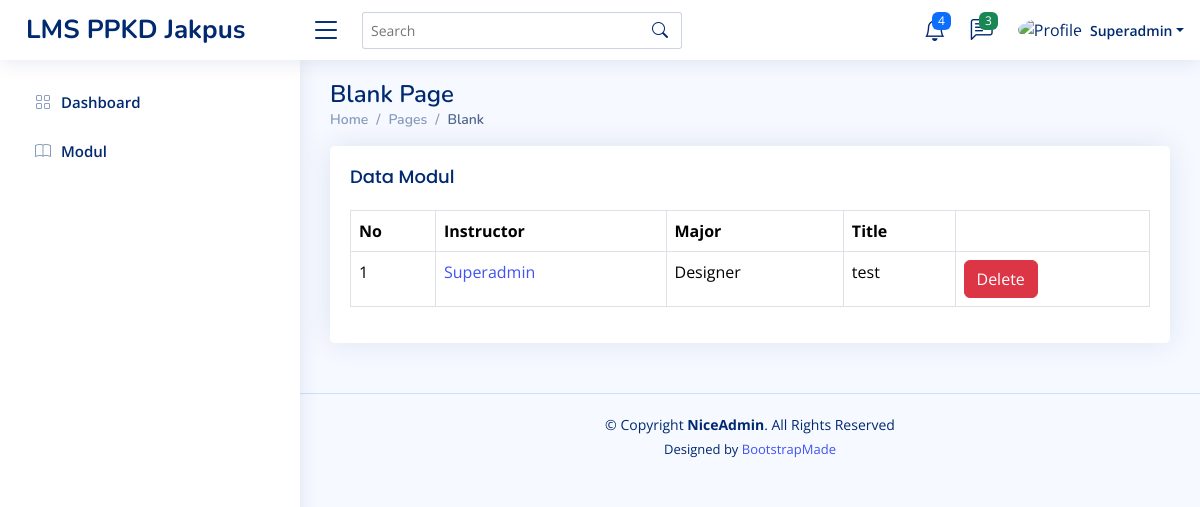
The app's page /home.php?page=moduls (signed in) with its own data.
### tables this page shows
CREATE TABLE `menus` (
  `id` int(11) NOT NULL,
  `parent_id` int(5) DEFAULT NULL,
  `name` varchar(256) NOT NULL,
  `icon` varchar(256) NOT NULL,
  `url` varchar(256) NOT NULL,
  `urutan` int(5) DEFAULT NULL,
  `is_active` int(1) NOT NULL,
  `created_at` timestamp NOT NULL DEFAULT current_timestamp(),
  `updated_at` timestamp NULL DEFAULT NULL ON UPDATE current_timestamp()
);

CREATE TABLE `modules` (
  `id` int(11) NOT NULL,
  `id_instructor` int(11) NOT NULL,
  `id_majors` int(11) NOT NULL,
  `name` varchar(256) NOT NULL,
  `created_at` timestamp NOT NULL DEFAULT current_timestamp(),
  `updated _at` timestamp NULL DEFAULT NULL ON UPDATE current_timestamp()
);

CREATE TABLE `instructors` (
  `id` int(11) NOT NULL,
  `id_role` int(11) NOT NULL,
  `name` varchar(256) NOT NULL,
  `gender` tinyint(1) NOT NULL,
  `education` varchar(256) NOT NULL,
  `phone` varchar(50) NOT NULL,
  `email` varchar(256) NOT NULL,
  `password` varchar(256) NOT NULL,
  `address` text NOT NULL,
  `created_at` timestamp NOT NULL DEFAULT current_timestamp(),
  `updated_at` timestamp NULL DEFAULT NULL ON UPDATE current_timestamp()
);

CREATE TABLE `majors` (
  `id` int(11) NOT NULL,
  `name` varchar(256) NOT NULL,
  `created_at` timestamp NOT NULL DEFAULT current_timestamp(),
  `updated _at` timestamp NULL DEFAULT NULL ON UPDATE current_timestamp()
);

### content/moduls.php (the view, shortened to what this page needs)
<?php
$id_user = isset($_SESSION['uuid']) ? $_SESSION['uuid'] : '';
$query = mysqli_query($conn, "SELECT majors.name as major_name,
instructors.name as instructor_name, modules.*
FROM modules
LEFT JOIN majors ON majors.id = modules.id_majors
LEFT JOIN instructors ON instructors.id = modules.id_instructor WHERE modules.id_instructor = '$id_user'
ORDER BY modules.id DESC");
$rows = mysqli_fetch_all($query, MYSQLI_ASSOC);
?>
<div class="row">
  <div class="col-12">
    <div class="card">
      <div class="card-body">
        <h5 class="card-title">Data Modul</h5>
        <div class="table-responsive">
          <table class="table table-bordered datatable">
            <thead>
              <tr>
                <th>No</th>
                <th>Instructor</th>
                <th>Major</th>
                <th>Title</th>
                <th></th>
              </tr>
            </thead>
            <tbody>
              <?php foreach ($rows as $index => $row): ?>
                <tr>
                  <td><?php echo $index += 1; ?></td>
                  <td><a href="?page=tambah-modul&detail=<?= $row['id']; ?>"><?php echo $row['instructor_name'] ?></a></td>
                  <td><?php echo $row['major_name'] ?></td>
                  <td><?php echo $row['name'] ?></td>
                  <td>
                    <a onclick="return confirm('Are you sure wanna delete this data??')"
                      href="?page=tambah-modul&delete=<?php echo $row['id'] ?>"
                      class="btn btn-danger">Delete</a>
                  </td>
                </tr>
              <?php endforeach ?>
            </tbody>
          </table>
        </div>
      </div>
    </div>
  </div>
</div>

### inc/sidebar.php
<?php
$id_role = isset($_SESSION['role']) ? $_SESSION['role'] : '';
$queryMenu = mysqli_query(
  $conn,
  "SELECT DISTINCT menus.* FROM menus
  JOIN menu_roles ON menus.id = menu_roles.id_menu
  JOIN roles ON roles.id = menu_roles.id_role
  WHERE
  menu_roles.id_role = '$id_role'
  AND (parent_id = 0 OR parent_id = '')
  ORDER BY urutan ASC"
);
$rowsMenu = mysqli_fetch_all($queryMenu, MYSQLI_ASSOC);
?>
<aside id="sidebar" class="sidebar">
  <ul class="sidebar-nav" id="sidebar-nav">
    <?php foreach ($rowsMenu as $mainMenu): ?>
      <?php
      $id_menu = $mainMenu['id'];
      $querySubMenu = mysqli_query($conn, "SELECT DISTINCT menus.* FROM
      menus
      JOIN menu_roles ON menus.id = menu_roles.id_menu
      JOIN roles ON roles.id = menu_roles.id_role
      WHERE
      menu_roles.id_role = '$id_role'
      AND parent_id = '$id_menu' ORDER BY urutan ASC");
      $rowsSubMenu = mysqli_fetch_all($querySubMenu, MYSQLI_ASSOC);
      ?>
      <?php if (mysqli_num_rows($querySubMenu) > 0): ?>
        <li class="nav-item">
          <a class="nav-link collapsed" data-bs-target="#menu-<?= $mainMenu['id'] ?>" data-bs-toggle="collapse" href="#">
            <i class="<?= $mainMenu['icon']; ?>"></i><span><?= $mainMenu['name']; ?></span><i class="bi bi-chevron-down ms-auto"></i>
          </a>
          <ul id="menu-<?= $mainMenu['id'] ?>" class="nav-content collapse " data-bs-parent="#sidebar-nav">
            <?php foreach ($rowsSubMenu as $subMenu): ?>
              <li class="nav-item <?= $mainMenu['url'] != '' ? 'active' : '' ?>">
                <a href="?page=<?= $subMenu['url']; ?>">
                  <i class="<?= $subMenu['icon']; ?>"></i><span><?= $subMenu['name']; ?></span>
                </a>
              </li>
            <?php endforeach; ?>
          </ul>
        </li>
      <?php elseif (!empty($mainMenu['url'])): ?>
        <li class="nav-item">
          <a class="nav-link collapsed" href="<?= $mainMenu['url']; ?>">
            <i class="<?= $mainMenu['icon']; ?>"></i>
            <span><?= $mainMenu['name']; ?></span>
          </a>
        </li>
      <?php endif; ?>
    <?php endforeach; ?>
  </ul>
</aside>

### assets/css/style.css (style rules this page uses)
:root { scroll-behavior: smooth; }
body { font-family: "Open Sans", sans-serif; background: #f6f9ff; color: #444444; }
a { color: #4154f1; text-decoration: none; }
h1, h2, h3, h4, h5, h6 { font-family: "Nunito", sans-serif; }
.card { margin-bottom: 30px; border: none; border-radius: 5px; box-shadow: 0px 0 30px rgba(1, 41, 112, 0.1); }
.card-title { padding: 20px 0 15px 0; font-size: 18px; font-weight: 500; color: #012970; font-family: "Poppins", sans-serif; }
.card-body { padding: 0 20px 20px 20px; }
.sidebar { position: fixed; top: 60px; left: 0; bottom: 0; width: 300px; z-index: 996; transition: all 0.3s; padding: 20px; overflow-y: auto; scrollbar-width: thin; scrollbar-color: #aab7cf transparent; box-shadow: 0px 0px 20px rgba(1, 41, 112, 0.1); background-color: #fff; }
.sidebar-nav { padding: 0; margin: 0; list-style: none; }
.sidebar-nav li { padding: 0; margin: 0; list-style: none; }
.sidebar-nav .nav-item { margin-bottom: 5px; }
.sidebar-nav .nav-link { display: flex; align-items: center; font-size: 15px; font-weight: 600; color: #4154f1; transition: 0.3; background: #f6f9ff; padding: 10px 15px; border-radius: 4px; }
.sidebar-nav .nav-link i { font-size: 16px; margin-right: 10px; color: #4154f1; }
.sidebar-nav .nav-link.collapsed { color: #012970; background: #fff; }
.sidebar-nav .nav-link.collapsed i { color: #899bbd; }

### records on screen
menus: name "Dashboard"
menus: name "Modul"
modules: index "1", id_instructor.name "Superadmin", id_majors.name "Designer", name "test"

### other values on screen
$name "Superadmin"
